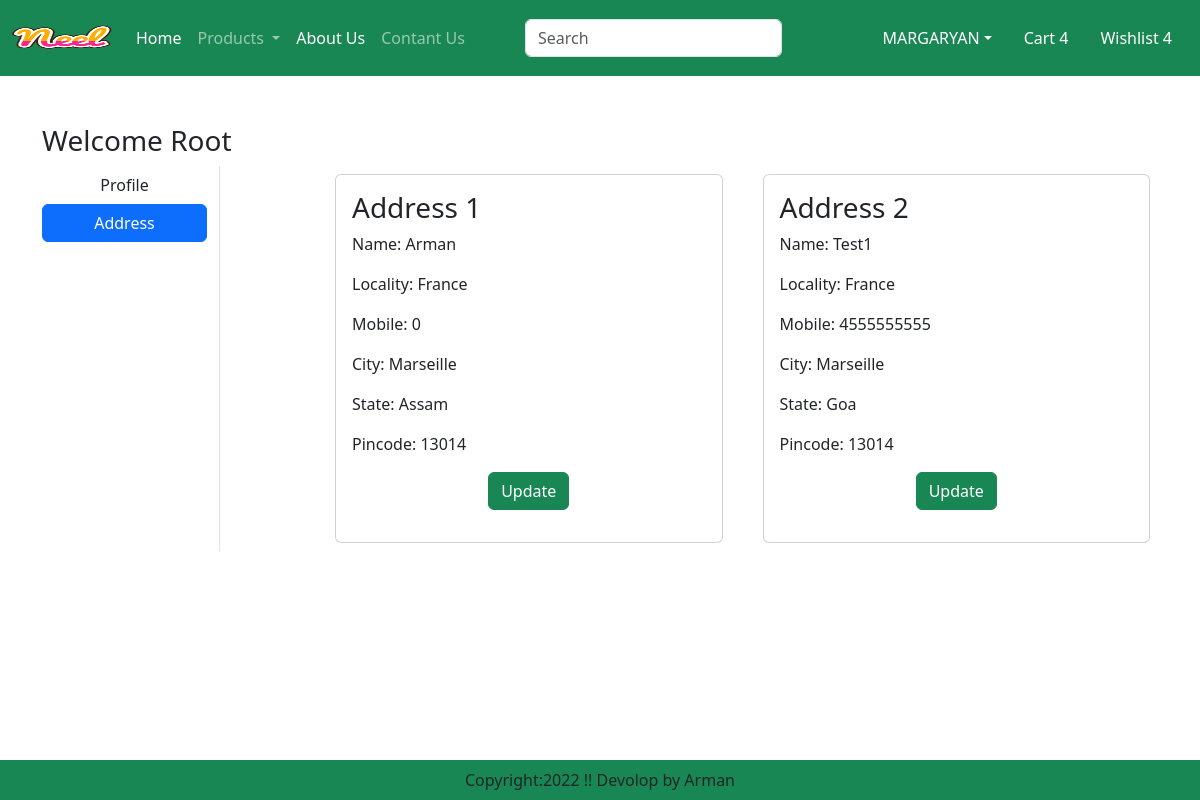
The page /address/ (signed in) on the database its author committed.
### app/models.py (models this page shows, shortened)
class Customer(models.Model):
    user = models.ForeignKey(User, on_delete=models.CASCADE)
    name = models.CharField(max_length = 200)
    locality = models.CharField(max_length = 200)
    city = models.CharField(max_length = 50)
    mobile = models.IntegerField(default = 0)
    zipcode  = models.IntegerField()
    state = models.CharField(choices = STATE_CHOICES, max_length = 100)

### app/views.py (the view)
# urls.py: path('address/', views.address, name = 'address'),
def address(request):
    add = Customer.objects.filter(user = request.user)
    return  render(request, 'app/address.html', locals() )

### app/templates/app/address.html (shortened to what this page needs)
{% extends "app/base.html" %}
{% load static %}
{%block main-content%}
<div class="container my-5">
    <div class="row">
        <h3>Welcome <span class="text-capitalize">{{request.user}}</span></h3>
        <div class="col-sm-2 border-end">
            <ul class="list-unstyled">
                <li class="d-grid"><a href="{% url 'profile'%}" class="btn ">Profile</a></li>
                <li class="d-grid"><a href="{% url 'address'%}" class="btn btn-primary ">Address</a></li>
            </ul>
        </div>
        <div class="col-sm-9 offset-sm-1">
            <div class = "row">
                {% for ad in add%}
                    <div class="col-sm-6">
                        <div class="card m-2">
                            <div class="card-body">
                                <h3>Address {{forloop.counter}}</h3>
                                <p>Name: {{ad.name}}</p>
                                <p>Locality: {{ad.locality}}</p>
                                <p>Mobile: {{ad.mobile}}</p>
                                <p>City: {{ad.city}}</p>
                                <p>State: {{ad.state}}</p>
                                <p>Pincode: {{ad.zipcode}}</p>
                                <p class="text-center"><a  href = "{% url 'updateAddress' pk=ad.id%}"     type="button" class="btn     btn-success">Update</a></p>
                            </div>
                        </div>
                    </div>
                {%endfor%}
            </div>
        </div>
    </div>
</div>
{% endblock main-content%}

### app/static/app/css/style.css (style rules this page uses)
* { padding: 0; margin: 0; box-sizing: border-box; }

### rows shown on the page
Customer: name "Arman", locality "France", mobile "0", city "Marseille", state "Assam", zipcode "13014"
Customer: name "Test1", locality "France", mobile "4555555555", city "Marseille", state "Goa", zipcode "13014"

### other values the page prints
{{ request.user }} "Root"
